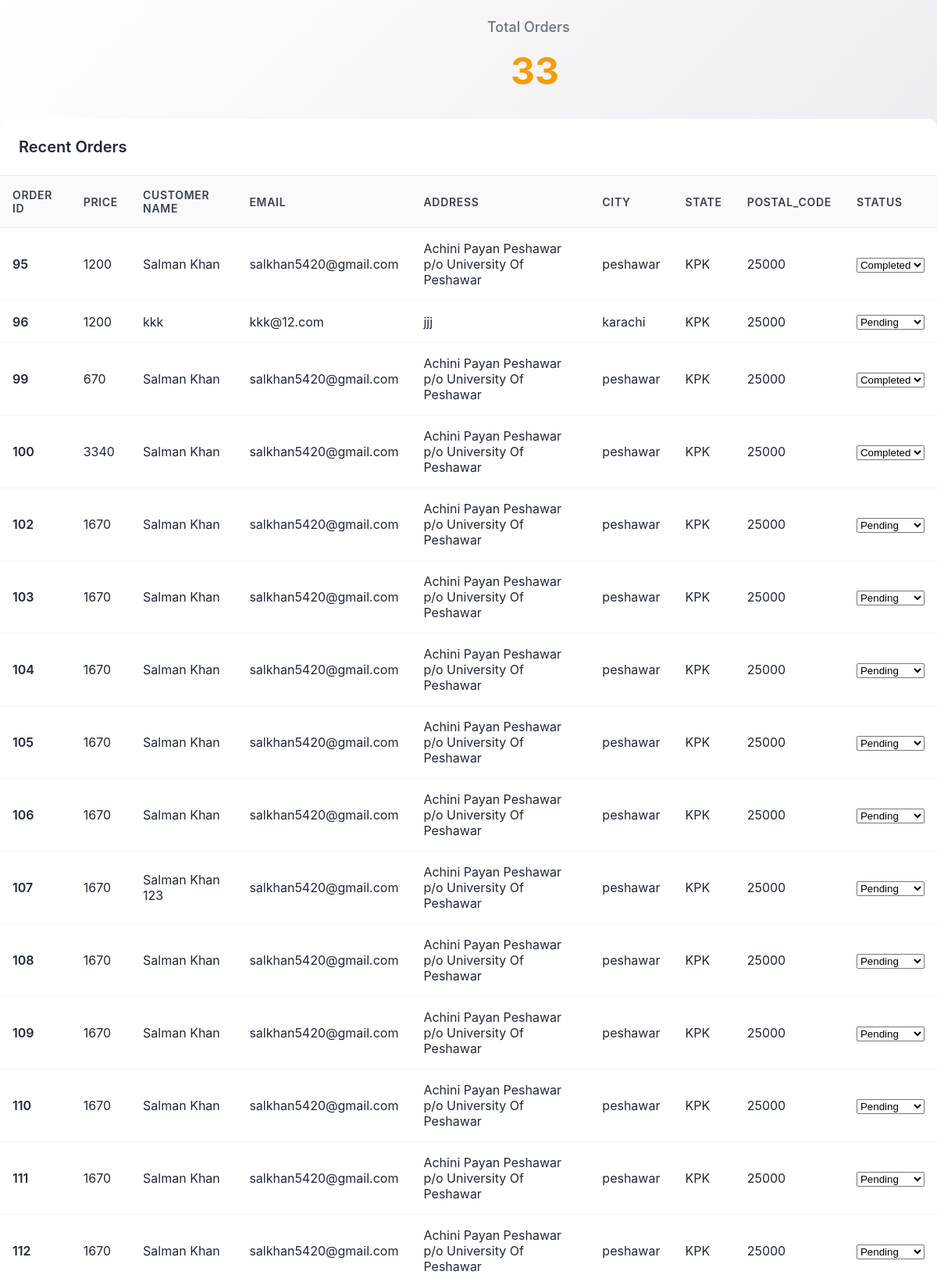
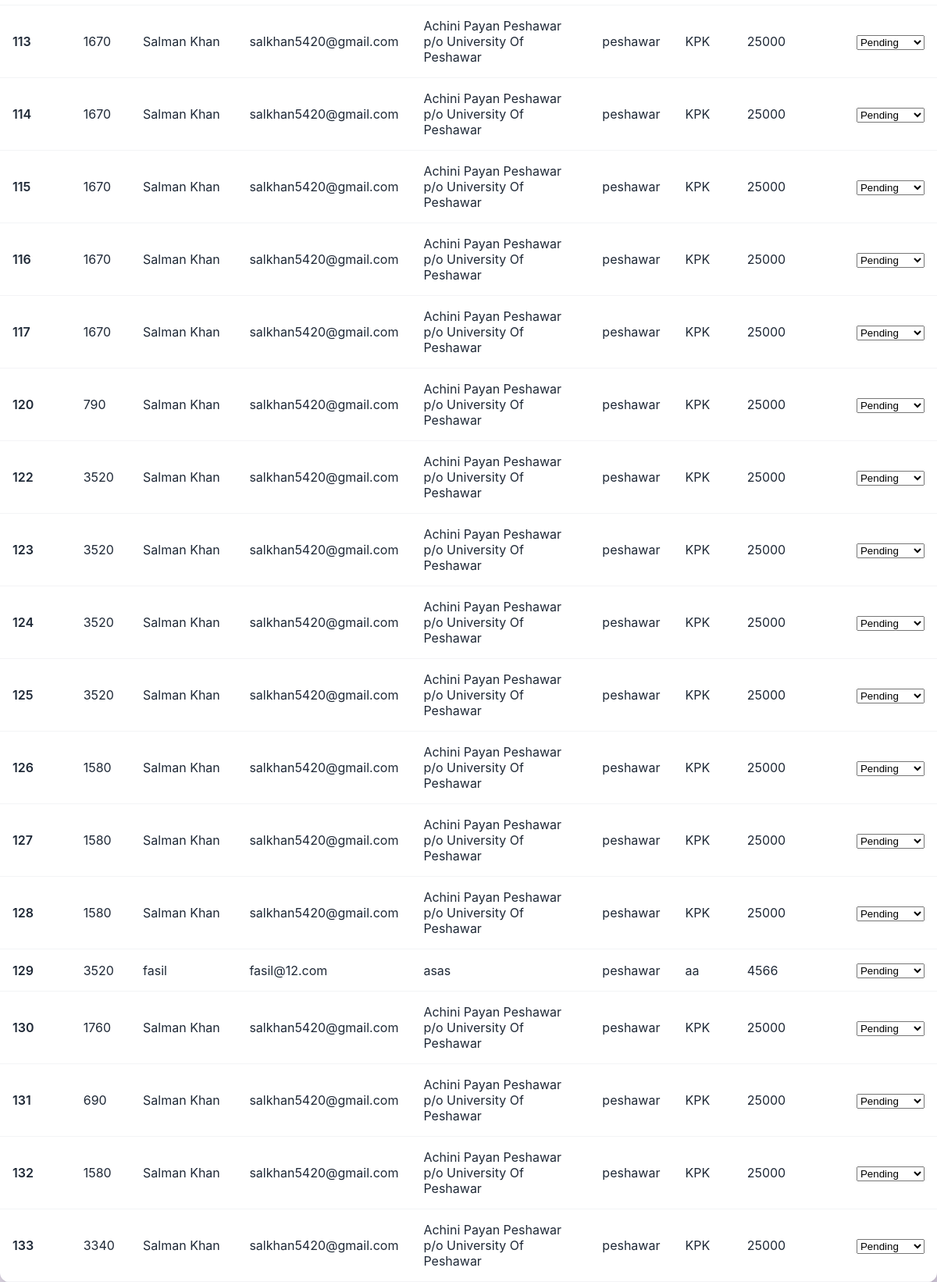
Page /farmer_orders (signed in) on the earlier database version (2 pictures, top to bottom).
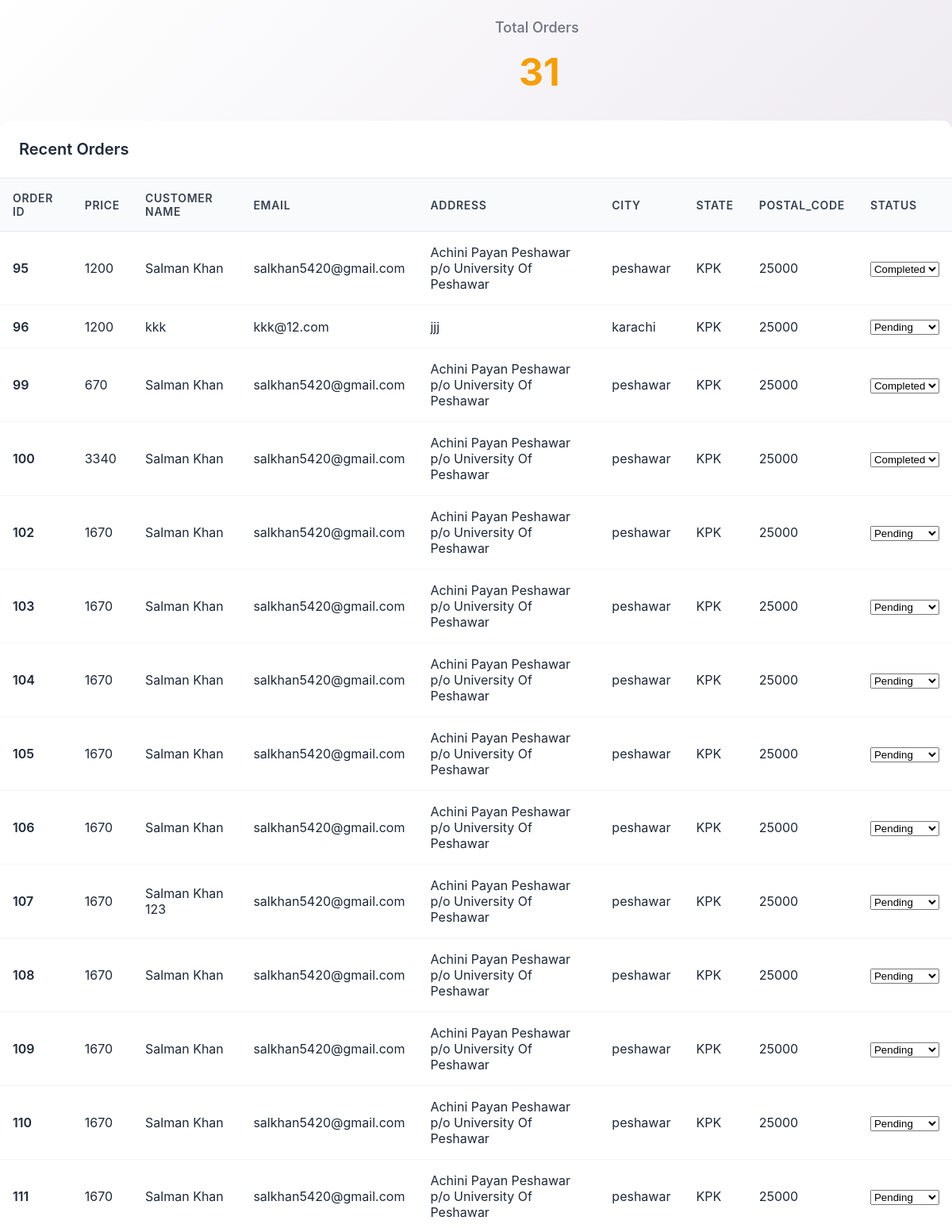
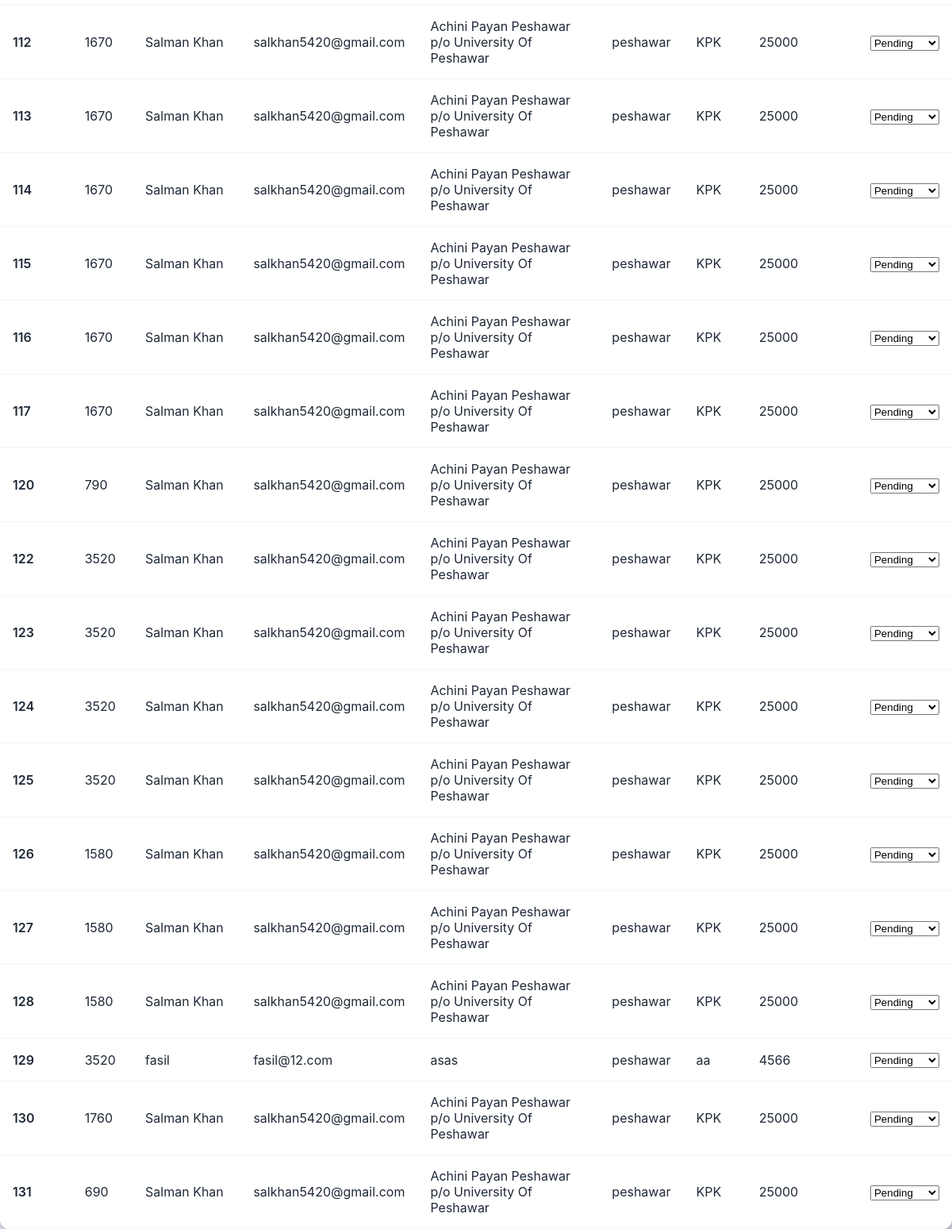
Same page on the later database version (2 pictures, top to bottom).
### home/models.py (models this page shows, shortened)
class Order(models.Model):
    order_id=models.AutoField(primary_key=True)
    item_json=models.CharField(max_length=5000)
    name=models.CharField(max_length=50)
    email=models.CharField(max_length=500)
    phone=models.CharField(max_length=50)
    address=models.CharField(max_length=150)
    city=models.CharField(max_length=510)
    state=models.CharField(max_length=150)
    postal_code=models.CharField(max_length=150)
    product_owner=models.TextField(max_length=500,null=True,blank=True)
    created_at = models.DateTimeField(auto_now_add=True,null=True,blank=True)
    buyer = models.ForeignKey(
        settings.AUTH_USER_MODEL,
        on_delete=models.CASCADE,
        related_name='orders',
        null=True, blank=True
    )

### home/views.py (the view)
# urls.py: path('farmer_orders',views.farmer_orders,name='farmer_orders'),
def farmer_orders(request):
    order_totals = {}
    revenue = Decimal('0')
    order_statuses = {}
    orders = Order.objects.filter(product_owner__icontains=request.user.username)
    for order in orders:
        total_price_for_user = Decimal('0')
        try:
            items = json.loads(order.item_json)  # Parse items list
        except json.JSONDecodeError:
            pass
        for item in items:
            try:
                product_id = int(item.get('product_id', 0))
            except (ValueError, TypeError):
                continue
            if Product.objects.filter(id=product_id, owner=request.user).exists():
                price = Decimal(str(item.get('price', 0)))
                qty = Decimal(str(item.get('quantity', 0)))
                total_price_for_user += price * qty
                updates = OrderUpdate.objects.filter(order_id=order.order_id)
                for update in updates:
                    order_statuses[order.order_id] = update.order_status
        order_totals[order.order_id]=total_price_for_user
        revenue+=total_price_for_user
    all_orders = Order.objects.filter(Q(product_owner__icontains=request.user.username)).count()
    context={
    'orders':orders,
    'order_totals':order_totals,
    'all_orders' : all_orders,
    'order_statuses' : order_statuses
    }
    return render(request,'farmer_orders.html',context)

### home/templatetags/dict_extras.py (called while the page is built)
@register.filter
def get_item(dictionary, key):
    return dictionary.get(key)

### templates/farmer_orders.html (shortened to what this page needs)
{% load dict_extras %}
<!DOCTYPE html>
<html lang="en">
<head>
</head>
<body>
    <div class="container">
                <div class="stat-title">Total Orders</div>
                <div class="stat-value orders" id="totalOrders">{{all_orders}}</div>
            </div>
        <div class="orders-section">
            <div class="orders-header">
                <h2 class="orders-title">Recent Orders</h2>
            </div>
            <table class="orders-table" id="ordersTable">
                <thead>
                    <tr>
                        <th>Order ID</th>
                        <th>Price</th>
                        <th>Customer Name</th>
                        <th>Email</th>
                        <th>Address</th>
                        <th>City</th>
                        <th>State</th>
                        <th>postal_code</th>
                        <th>Status</th>
                    </tr>
                </thead>
                <tbody id="ordersTableBody">
                    {% for order in orders %}
                   <tr><td class="order-id">{{order.order_id}}</td>
                    <td>{{ order_totals|get_item:order.order_id }}</td>
                    <td>{{order.name}}</td>
                    <td>{{order.email}}</td>
                    <td>{{order.address}}</td>
                    <td>{{order.city}}</td>
                    <td>{{order.state}}</td>
                    <td>{{order.postal_code}}</td>
                   <td>
                    <form method="POST" action="{% url 'update_order_status' order.order_id %}">
                    <select name="order_status" onchange="this.form.submit()">
                   <option value="pending" {% if order_statuses|get_item:order.order_id == 'pending' %}selected{% endif %}>Pending</option>
                   <option value="completed" {% if order_statuses|get_item:order.order_id == 'completed' %}selected{% endif %}>Completed</option>
                    </select>
                     </form>
                    </td>
                    </tr>
                    {% endfor %}
                </tbody>
            </table>
        </div>
</body>
</html>

Differences in the rows shown:
removed Order: order_id "132", order_id "1580", name "Salman Khan", email "salkhan5420@gmail.com", address "Achini Payan Peshawar p/o University Of Peshawar", city "peshawar", state "KPK", postal_code "25000", order_status "Pending"
removed Order: order_id "133", order_id "3340", name "Salman Khan", email "salkhan5420@gmail.com", address "Achini Payan Peshawar p/o University Of Peshawar", city "peshawar", state "KPK", postal_code "25000", order_status "Pending"
Other differences:
{{ all_orders }}: "33" → "31"
